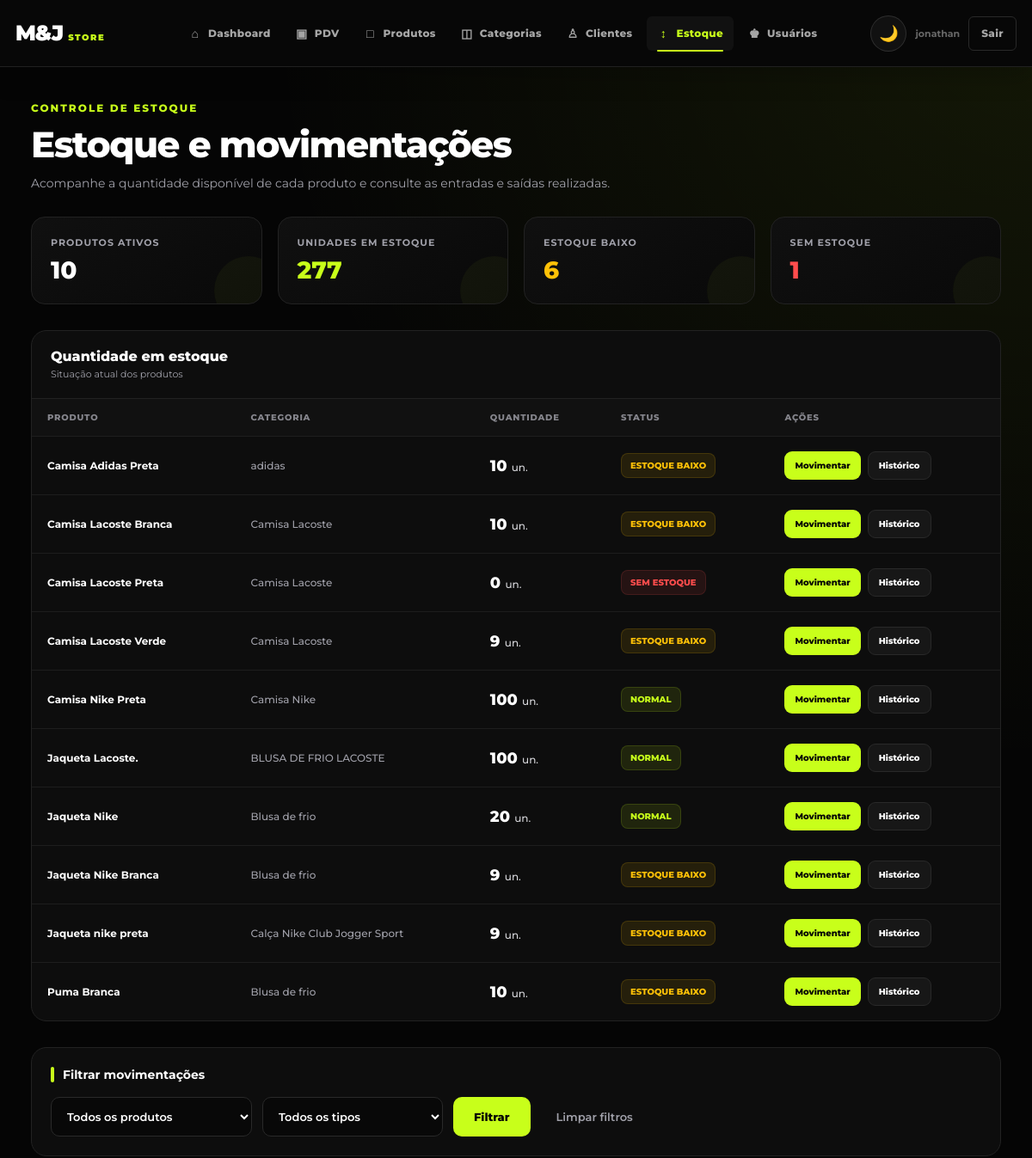
The page /movimentacoes/ (signed in, upper part) on the database as committed earlier.
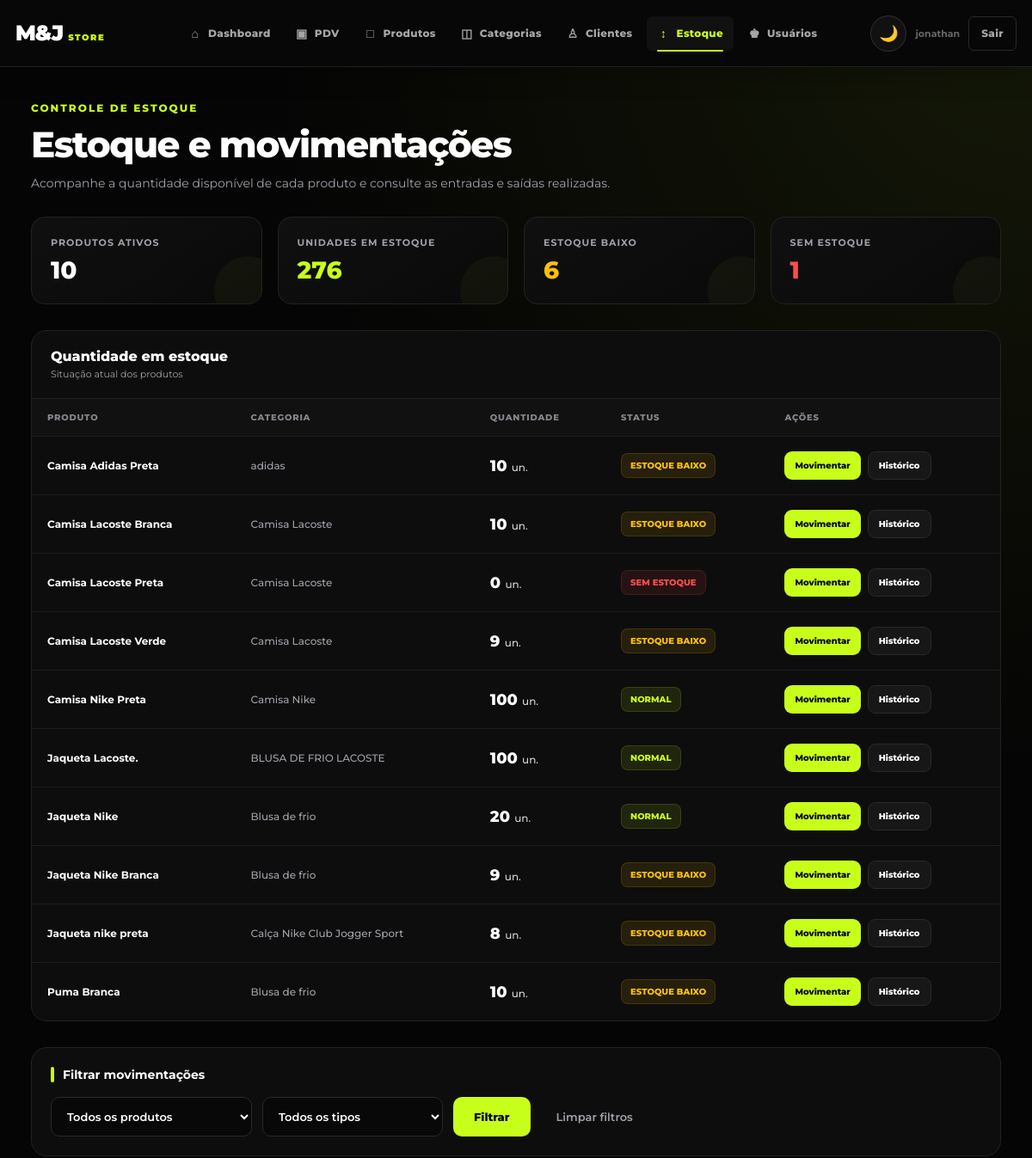
The same page on the database as committed later.
### app/models/produto.py (models this page shows, shortened)
class Produto(Base):
    __tablename__ = "produtos"
    id = Column(Integer, primary_key=True, autoincrement=True, index=True)
    nome = Column(String(150), nullable=False, index=True)
    preco = Column(Float, nullable=False, default=0.0)
    estoque_atual = Column(Integer, nullable=False, default=0)
    ativo = Column(Boolean, default=True)
    imagem_path = Column(String(255), nullable=True)
    categoria_id = Column(Integer, ForeignKey("categorias.id", ondelete="SET NULL"), nullable=True )
    categoria = relationship("Categoria", back_populates="produtos")

### app/models/categoria.py (models this page shows)
class Categoria(Base):
    __tablename__ = "categorias"
    id = Column(Integer, primary_key=True, autoincrement=True, index=True)
    nome = Column(String(100), nullable=False, unique=True)
    ativo = Column(Boolean, default=True)
    produtos = relationship("Produto", back_populates="categoria", lazy="select")

### app/controllers/movimentacao_controller.py (the view)
@router.get("/", response_class=HTMLResponse)
def listar_movimentacoes(
    request: Request,
    produto_id: int = 0,
    tipo: str = "",
    db: Session = Depends(get_db),
    admin=Depends(get_admin)
):
    query = (
        db.query(Movimentacao)
        .order_by(Movimentacao.criado_em.desc())
    )
    if produto_id:
        query = query.filter(
            Movimentacao.produto_id == produto_id
        )
    if tipo in (
        "entrada",
        "saida",
        "cancelamento",
        "ajuste"
    ):
        query = query.filter(
            Movimentacao.tipo == tipo
        )
    movimentacoes = (
        query
        .limit(200)
        .all()
    )
    produtos = (
        db.query(Produto)
        .filter(Produto.ativo == True)
        .order_by(Produto.nome.asc())
        .all()
    )
    total_unidades = sum(
        (produto.estoque_atual or 0)
        for produto in produtos
    )
    estoque_baixo = sum(
        1
        for produto in produtos
        if 0 < (produto.estoque_atual or 0) <= 10
    )
    sem_estoque = sum(
        1
        for produto in produtos
        if (produto.estoque_atual or 0) <= 0
    )
    total_produtos = len(produtos)
    total_movimentacoes = len(movimentacoes)
    total_entradas = sum(
        1
        for movimentacao in movimentacoes
        if movimentacao.tipo == TipoMovimentacao.ENTRADA
    )
    total_saidas = sum(
        1
        for movimentacao in movimentacoes
        if movimentacao.tipo == TipoMovimentacao.SAIDA
    )
    return templates.TemplateResponse(
        request,
        "movimentacoes/index.html",
        {
            "request": request,
            "usuario": admin,
            "movimentacoes": movimentacoes,
            "produtos": produtos,
            "produto_id": produto_id,
            "tipo": tipo,
            "total_produtos": total_produtos,
            "total_unidades": total_unidades,
            "estoque_baixo": estoque_baixo,
            "sem_estoque": sem_estoque,
            "total_movimentacoes": total_movimentacoes,
            "total_entradas": total_entradas,
            "total_saidas": total_saidas,
        }
    )

### app/templates/movimentacoes/index.html (shortened to what the changed rows need)
<!DOCTYPE html>
<html lang="pt-br">
<head>
    <link rel="stylesheet" href="/static/css/navbar.css">
</head>
<body>
    <main class="container">
        <section class="page-title">
            <h1>
                Estoque e movimentações
            </h1>
        </section>
        <section class="summary">
            <div class="summary-card">
                <div class="summary-label">
                    Unidades em estoque
                </div>
                <div class="summary-value green">
                    {{ total_unidades }}
                </div>
            </div>
        </section>
        <section class="stock-card">
            <div class="stock-header">
                <div>
                    <h2>
                        Quantidade em estoque
                    </h2>
                </div>
            </div>
            <div class="stock-container">
                <table class="stock-table">
                    <thead>
                        <tr>
                            <th>
                                Produto
                            </th>
                            <th>
                                Categoria
                            </th>
                            <th>
                                Quantidade
                            </th>
                            <th>
                                Status
                            </th>
                            <th>
                                Ações
                            </th>
                        </tr>
                    </thead>
                    <tbody>
                        {% if produtos %}
                            {% for p in produtos %}
                                <tr>
                                    <td>
                                        <span class="product-name">
                                            {{ p.nome }}
                                        </span>
                                    </td>
                                    <td class="category">
                                        {% if p.categoria %}
                                            {{ p.categoria.nome }}
                                        {% else %}
                                            Sem categoria
                                        {% endif %}
                                    </td>
                                    <td>
                                        <span class="quantity">
                                            {{ p.estoque_atual or 0 }}
                                        </span>
                                        un.
                                    </td>
                                    <td>
                                        {% if (p.estoque_atual or 0) <= 0 %}
                                            <span class="status status-out">
                                                Sem estoque
                                            </span>
                                        {% elif (p.estoque_atual or 0) <= 10 %}
                                            <span class="status status-low">
                                                Estoque baixo
                                            </span>
                                        {% else %}
                                            <span class="status status-ok">
                                                Normal
                                            </span>
                                        {% endif %}
                                    </td>
                                    <td>
                                        <div class="actions">
                                            <a
                                                class="btn btn-main"
                                                href="/movimentacoes/nova?produto_id={{ p.id }}"
                                            >
                                                Movimentar
                                            </a>
                                            <a
                                                class="btn btn-secondary"
                                                href="/movimentacoes/produto/{{ p.id }}"
                                            >
                                                Histórico
                                            </a>
                                        </div>
                                    </td>
                                </tr>
                            {% endfor %}
                        {% endif %}
                    </tbody>
                </table>
            </div>
        </section>
    </main>
</body>
</html>

Rows that differ between the two databases and show on the page:
changed Produto "Jaqueta nike preta": estoque_atual "9" → "8"
Other text that changed with them:
{{ total_unidades }}: "277" → "276"
